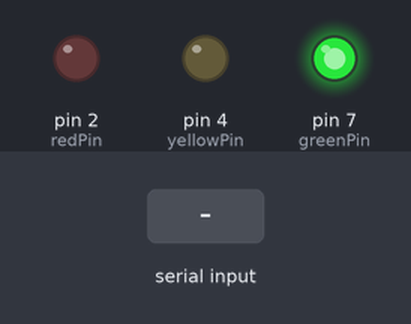
This sketch was run on a simulated Arduino Uno, built with avr-gcc and run on an emulated ATmega328P. Shown: output pins drawn as LEDs (lit = HIGH). The inputs (shaded band) are chosen by the test bench. What the sketch prints to the serial monitor is not drawn.

Above: at 1.2 s.
1.3 s: "1" received over Serial
At 1.8 s:
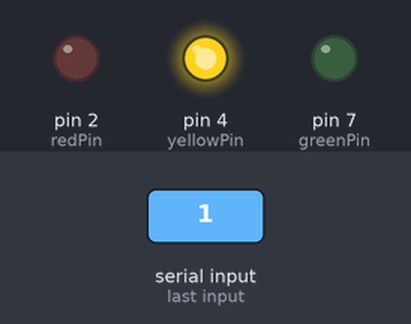
At 2.6 s:
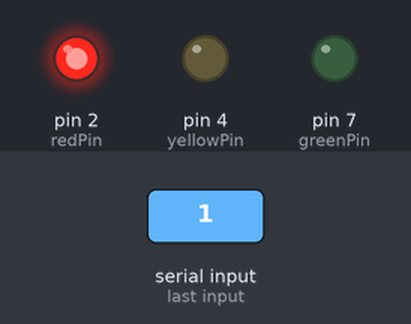
Timing chart, 0 to 9.8 s (numbered marks = the images above; inputs shaded):
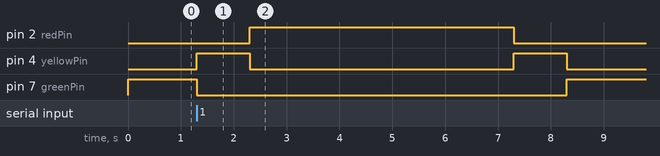

The sketch:

first_arduino.ino
```cpp
const int redPin = 2;
const int greenPin = 7;
const int yellowPin = 4;

int state = 1;           // Initial state (1: Green, 2: Yellow, 3: Red)
char receivedChar;
char flag = 'g';         // Flag to manage transitions
unsigned long prevTime1 = 0; // For timing transitions
unsigned long currentTime;

void setup() {
  Serial.begin(9600);
  pinMode(redPin, OUTPUT);
  pinMode(greenPin, OUTPUT);
  pinMode(yellowPin, OUTPUT);
}

void loop() {
  currentTime = millis(); // Get current time

  // Handle serial input
  if (Serial.available() > 0) {
    receivedChar = Serial.read();
    if (receivedChar == '1' && state != 3) {
      // Button pressed, prioritize transitioning to yellow
      state = 2;
      flag = 'g';
      prevTime1 = currentTime;
    }
  }

  switch (state) {
    // Case 1: Green light on
    case 1:
      digitalWrite(greenPin, HIGH);
      digitalWrite(yellowPin, LOW);
      digitalWrite(redPin, LOW);
      Serial.write('g'); // Send 'g' for green light

      if (currentTime - prevTime1 >= 5000) { // 5-second duration for green
        state = 2; // Transition to yellow light
        flag = 'g';
        prevTime1 = currentTime;
      }
      break;

    // Case 2: Yellow light on
    case 2:
      digitalWrite(greenPin, LOW);
      digitalWrite(yellowPin, HIGH);
      digitalWrite(redPin, LOW);
      Serial.write('y'); // Send 'y' for yellow light

      if (currentTime - prevTime1 >= 1000) { // 2-second duration for yellow
        if (flag == 'g') {
          state = 3; // Transition to red light
          prevTime1 = currentTime; // Reset the timer for red light duration
        } else if (flag == 'r') {
          state = 1; // Transition back to green light
          prevTime1 = currentTime;
        }
      }
      break;

    // Case 3: Red light on
    case 3:
      digitalWrite(greenPin, LOW);
      digitalWrite(yellowPin, LOW);
      digitalWrite(redPin, HIGH);
      Serial.write('r'); // Send 'r' for red light

      if (currentTime - prevTime1 >= 5000) { // 5-second duration for red
        flag = 'r'; // Set flag to red
        state = 2; // Transition back to green
        prevTime1 = currentTime;
      }
      break;
  }
}
```

Measured:
- after the input at 1.3 s, pin 2 (redPin): LOW → HIGH after 1.0 s instead of 4.7 s; pin 7 (greenPin): HIGH → LOW after 0.00 s instead of 3.7 s
- by itself, pin 4 (yellowPin): alternates HIGH for 1.0 s and LOW for 5.0 s
